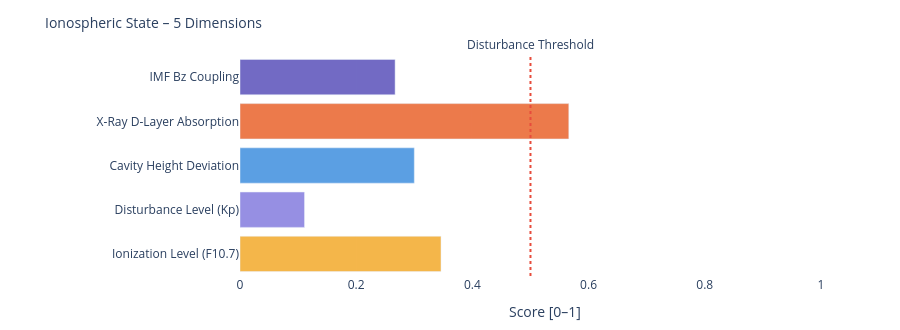

The notebook cell saved with this chart:
### Markdown cell above
---
### 📐 Systemic Insight: Geometric Cavity vs. Real Schumann Resonance

**Relevant for:** Layer 6 = delta analysis &nbsp;|&nbsp; Layer 7 = feature vector / system interpretation

A cavity height change from 80 km to 70 km shifts the **idealized geometric frequencies** only minimally:

| Modus | Aktuell | Referenz | Δ |
|-------|---------|----------|---|
| SR-1 | 10.4762 Hz | 10.4599 Hz | +16 mHz |
| SR-2 | 18.1452 Hz | 18.1171 Hz | +28 mHz |
| SR-3 | 25.6612 Hz | 25.6215 Hz | +40 mHz |
| SR-4 | 33.1285 Hz | 33.0772 Hz | +51 mHz |

The geometric effect is limited because 10 km is very small compared to Earth's radius (~6371 km).

**Consequence:** Real Schumann deviations are likely driven more strongly by **conductivity, damping, day/night structure, lightning distribution and source geometry** than by pure cavity height.

---

**Layer 6 compares:**
```
geometric Δ from Layer 4  vs.  observed Δ from real Schumann measurement data
```

**Layer 7 Feature:**
```
If real Δ >> geometric Δ  →  non-geometric factors dominant
```

### Code cell
# ============================================================
# IONOSPHERIC STATE – Summary gauge
# Five dimensions: ionization, disturbance, cavity height, X-Ray, Bz coupling
# ============================================================

def norm(v, lo, hi):
    if v is None: return None
    return round(max(0.0, min(1.0, (v - lo) / (hi - lo))), 3)

# Ionization level (F10.7 → F2-Layer)
ioniz = norm(f107_val, 60, 250)

# Disturbance level (Kp → E/F-Layer irregularities)
disturb = norm(kp_val, 0, 9)

# Cavity height deviation from reference (80 km)
h_dev = norm(abs(h_eff - 80), 0, 20)

# X-Ray ionization (D-Layer absorption)
xray_ioniz = None
if xray_now is not None:
    xray_ioniz = norm(math.log10(max(xray_now, 1e-9)) + 9, 0, 5)

# Bz coupling (southward Bz → stronger magnetosphere-ionosphere coupling)
bz_coupling = norm(-(bz_now or 0), -5, 30) if bz_now is not None else None

dims = [
    ('Ionization Level (F10.7)',    ioniz,      '#F2A623'),
    ('Disturbance Level (Kp)',      disturb,    '#7F77DD'),
    ('Cavity Height Deviation',     h_dev,      '#378ADD'),
    ('X-Ray D-Layer Absorption',    xray_ioniz, '#E85D24'),
    ('IMF Bz Coupling',             bz_coupling,'#534AB7'),
]

fig = go.Figure()
for name, val, col in dims:
    if val is not None:
        h = int(val * 20)
        bar = '█' * h + '░' * (20 - h)
        label = f'{name}:  {bar}  {val:.3f}'
    else:
        label = f'{name}:  {"─" * 20}  n/a'
    fig.add_trace(go.Bar(
        x=[val if val is not None else 0],
        y=[name],
        orientation='h',
        marker_color=col, opacity=0.82,
        showlegend=False
    ))

fig.add_vline(x=0.5, line_dash='dot', line_color='#e74c3c',
              annotation_text='Disturbance Threshold', annotation_position='top')
fig.update_layout(
    title=dict(text='Ionospheric State – 5 Dimensions', font=dict(size=14)),
    xaxis=dict(title='Score [0–1]', range=[0, 1.05]),
    height=330, plot_bgcolor='rgba(0,0,0,0)', paper_bgcolor='rgba(0,0,0,0)',
    margin=dict(l=240, r=50, t=55, b=40)
)
fig.show()

print(f'\nIonospheric state:')
for name, val, _ in dims:
    print(f'  {name:<35} {val:.3f}' if val is not None else f'  {name:<35} n/a')

### Figure 1 — Plotly figure (JSON) as saved in the notebook; plotly's stock layout.template omitted (floating-point values rounded to 4 significant figures)
{"data": [{"marker": {"color": "#F2A623"}, "opacity": 0.82, "orientation": "h", "showlegend": false, "type": "bar", "x": [0.346], "y": ["Ionization Level (F10.7)"]}, {"marker": {"color": "#7F77DD"}, "opacity": 0.82, "orientation": "h", "showlegend": false, "type": "bar", "x": [0.111], "y": ["Disturbance Level (Kp)"]}, {"marker": {"color": "#378ADD"}, "opacity": 0.82, "orientation": "h", "showlegend": false, "type": "bar", "x": [0.3], "y": ["Cavity Height Deviation"]}, {"marker": {"color": "#E85D24"}, "opacity": 0.82, "orientation": "h", "showlegend": false, "type": "bar", "x": [0.566], "y": ["X-Ray D-Layer Absorption"]}, {"marker": {"color": "#534AB7"}, "opacity": 0.82, "orientation": "h", "showlegend": false, "type": "bar", "x": [0.267], "y": ["IMF Bz Coupling"]}], "layout": {"annotations": [{"showarrow": false, "text": "Disturbance Threshold", "x": 0.5, "xanchor": "center", "xref": "x", "y": 1, "yanchor": "bottom", "yref": "y domain"}], "height": 330, "margin": {"b": 40, "l": 240, "r": 50, "t": 55}, "paper_bgcolor": "rgba(0,0,0,0)", "plot_bgcolor": "rgba(0,0,0,0)", "shapes": [{"line": {"color": "#e74c3c", "dash": "dot"}, "type": "line", "x0": 0.5, "x1": 0.5, "xref": "x", "y0": 0, "y1": 1, "yref": "y domain"}], "title": {"font": {"size": 14}, "text": "Ionospheric State – 5 Dimensions"}, "xaxis": {"range": [0, 1.05], "title": {"text": "Score [0–1]"}}}}
